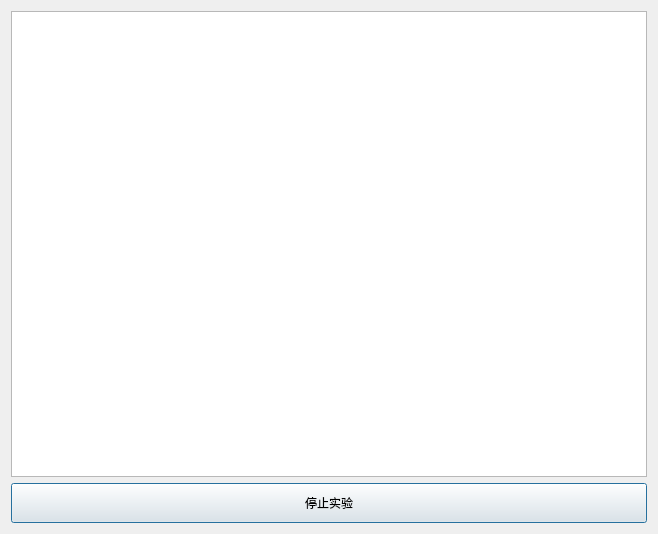
<?xml version="1.0" encoding="UTF-8"?>
<ui version="4.0">
 <class>Dialog</class>
 <widget class="QDialog" name="Dialog">
  <property name="geometry">
   <rect>
    <x>0</x>
    <y>0</y>
    <width>658</width>
    <height>534</height>
   </rect>
  </property>
  <property name="windowTitle">
   <string>实验运行中</string>
  </property>
  <layout class="QVBoxLayout" name="verticalLayout">
   <item>
    <widget class="QTextEdit" name="txtOutput">
     <property name="readOnly">
      <bool>true</bool>
     </property>
    </widget>
   </item>
   <item>
    <widget class="QPushButton" name="btnStop">
     <property name="sizePolicy">
      <sizepolicy hsizetype="Minimum" vsizetype="Minimum">
       <horstretch>0</horstretch>
       <verstretch>0</verstretch>
      </sizepolicy>
     </property>
     <property name="minimumSize">
      <size>
       <width>0</width>
       <height>40</height>
      </size>
     </property>
     <property name="text">
      <string>停止实验</string>
     </property>
    </widget>
   </item>
  </layout>
 </widget>
 <resources/>
 <connections/>
</ui>
